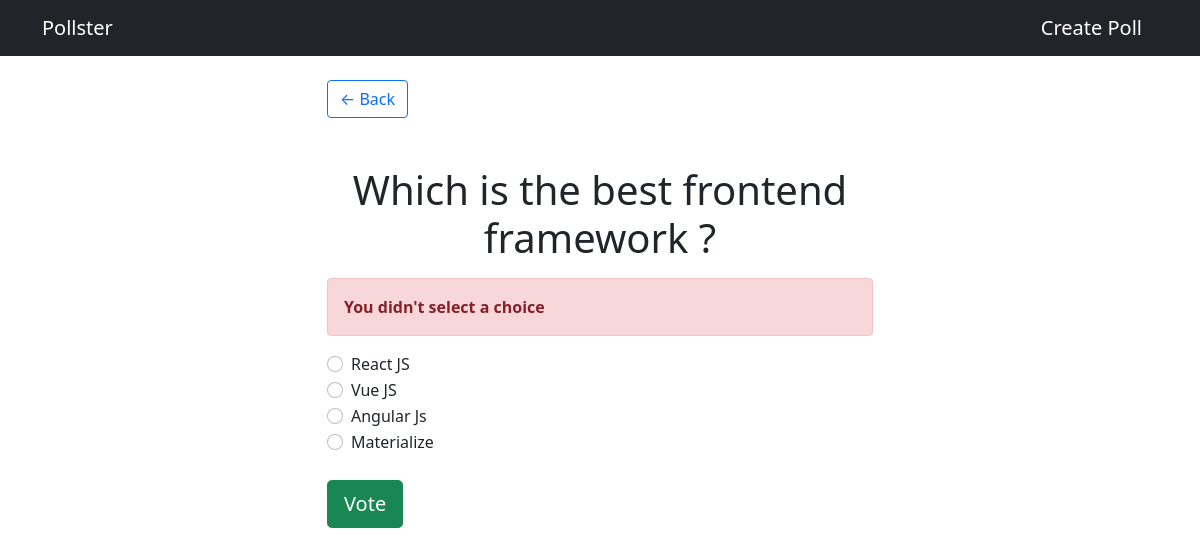
The page /polls/1/vote/ on the database its author committed.
### polls/models.py (models this page shows, shortened)
class Question(models.Model):
    question_text = models.CharField(max_length=200)
    pub_date = models.DateTimeField('date published')

class Choice(models.Model):
    question = models.ForeignKey(Question, on_delete=models.CASCADE)
    choice_text = models.CharField(max_length=200)
    votes = models.IntegerField(default=0)

### polls/views.py (the view)
# urls.py: path('<int:question_id>/vote/', views.vote, name='vote'),
def vote(request, question_id):
    question = Question.objects.get(pk=question_id)
    try:
        selected_choice = question.choice_set.get(pk=request.POST['choice'])
    except (KeyError, Choice.DoesNotExist):
        return render(request, 'polls/detail.html', {'question': question, 'error_message': "You didn't select a choice"},)
    else:
        selected_choice.votes += 1
        selected_choice.save()
        return HttpResponseRedirect(reverse('polls:results', args=(question.id,)))

### templates/polls/detail.html (shortened to what this page needs)
{% extends 'base.html' %}
{% block content %}
<a class="btn btn-outline-primary" href="{% url 'polls:index' %}">&#8592; Back</a>
<br>
<br>
<br>
<h1 class="text-center mb-3">{{question.question_text}}</h1>
{% if error_message %}
<p class="alert alert-danger"><strong>{{error_message}}</strong></p>
{% endif %}
<form action="{% url 'polls:vote' question.id %}" method="POST">
    {% for choice in question.choice_set.all %}
    <div class="form-check">
        <input type="radio" name="choice" id="choice{{forloop.counter}}" class="form-check-input" value="{{choice.id}}">
        <label for="choice{{forloop.counter}}">{{choice.choice_text}}</label>
    </div>
    {% endfor %}
    <input type="submit" value="Vote" class="btn btn-success btn-lg btn-block mt-4">
</form>
{% endblock content %}

### rows shown on the page
Question: question_text "Which is the best frontend framework ?"
Choice: choice_text "React JS"
Choice: choice_text "Vue JS"
Choice: choice_text "Angular Js"
Choice: choice_text "Materialize"

### other values the page prints
{{ error_message }} "You didn't select a choice"
